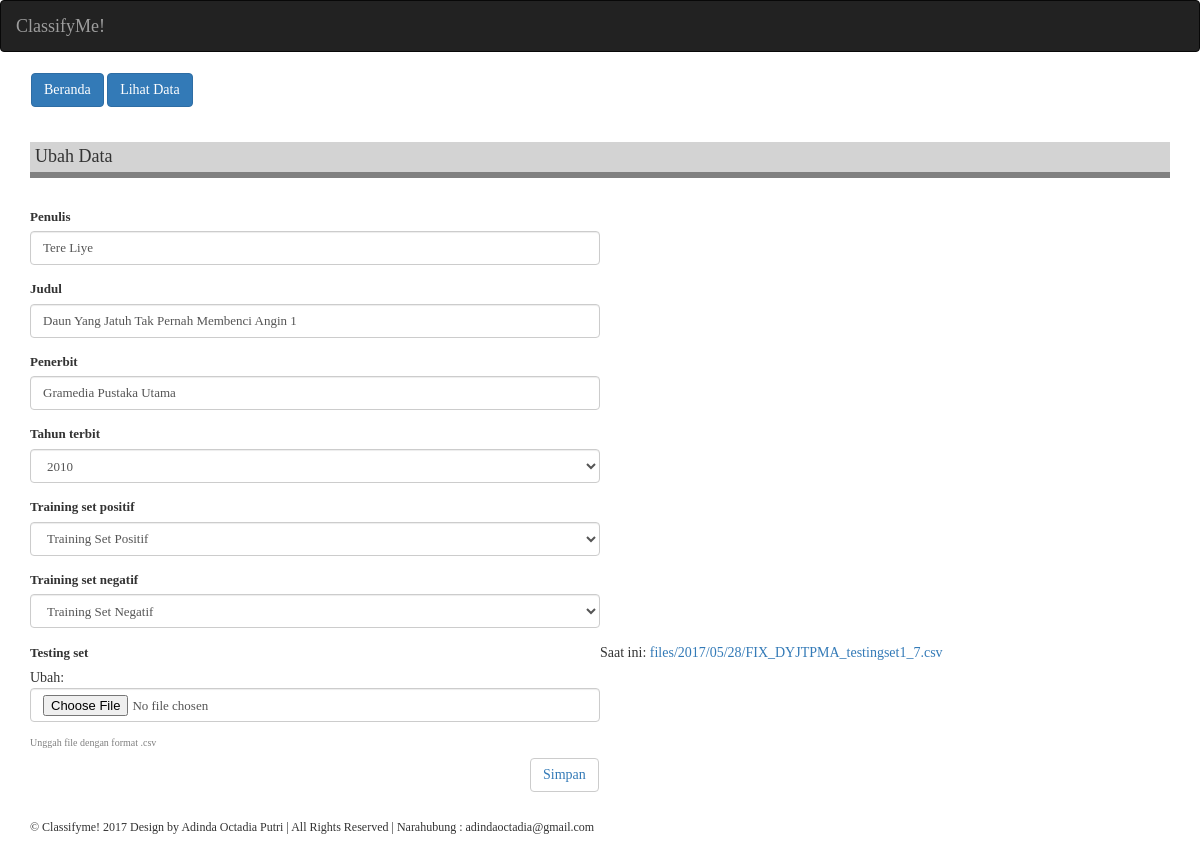
Page /classifyme/input/data/41/edit/ on the committed database.
### classifyme/models.py (models this page shows, shortened)
class Buku(models.Model):
    tahun_choices = []
    for y in range(1990, (datetime.datetime.now().year+5)):
        tahun_choices.append((y, y))
    penulis = models.CharField(max_length=20)
    judul = models.CharField(max_length=100)
    penerbit = models.CharField(max_length=30)
    tahun_terbit = models.IntegerField(choices=tahun_choices, default=datetime.datetime.now().year)
    training_set_positif = models.ForeignKey(TrainingSetPos, null=True)
    training_set_negatif = models.ForeignKey(TrainingSetNeg, null=True)
    testing_set = models.FileField(null=True, upload_to='files/%Y/%m/%d/', validators=[validate_file_extension])
    priors_pos = models.FloatField(blank=True, null=True)
    priors_neg = models.FloatField(blank=True, null=True)
    hasil_pos = models.FloatField(blank=True, null=True)
    hasil_neg = models.FloatField(blank=True, null=True)
    hasil_klasifikasi = models.CharField(max_length=20, blank=True, null=True)

### classifyme/views.py (the view)
# urls.py: url(r'^classifyme/input/data/(?P<buku_id>\d+)/edit/$', views.edit_data, name='edit_data'),
def edit_data(request, buku_id):
    buku = get_object_or_404(Buku, id=buku_id)
    if request.method == 'POST':
        form = BukuForm(request.POST, request.FILES, instance=buku)
        if form.is_valid():
            buku.save()
            return HttpResponseRedirect(reverse('classifyme:data',))
    else:
        form = BukuForm(instance=buku)
    return render(request, 'classifyme/edit.html', {'form': form})

### classifyme/forms.py
class BukuForm(forms.ModelForm):
    class Meta:
        model = Buku
        fields = ('penulis', 'judul', 'penerbit', 'tahun_terbit', 'training_set_positif', 'training_set_negatif', 'testing_set')

### classifyme/models.py (called while the page is built)
    def __str__(self):
        return self.nama

    def __str__(self):
        return self.nama

### templates/classifyme/edit.html
{% extends 'classifyme/base.html' %}
{% load bootstrap3 %}
{% block content %}
<div class="content container">
  <div class="row">
    <div class="col-md-12">
      <div class="navbar">
        <a href="{% url 'classifyme:home' %}" button type="button" class="btn btn-primary">Beranda</a>
        <a href="{% url 'classifyme:data' %}" button type="button" class="btn btn-primary">Lihat Data</a>
      </div>
      <h4 style="border-bottom: 6px solid grey; background-color: lightgrey; padding: 5px;">Ubah Data</h4><br>
      <form method="POST" enctype="multipart/form-data" class="buku-form">{% csrf_token %}
        {% bootstrap_form form %}
        <h6 style="font-size: 10px; color: grey;">Unggah file dengan format .csv</h5>
        <button type="submit" class="save btn btn-default" style="margin-left: 500px"><a href="{% url 'classifyme:data' %}">Simpan</a></button>
        <br><br><br>
      </form>
    </div>
  </div>
</div>
{% endblock %}

### static/classifyme.css (style rules this page uses)
body { font-family: "Lobster", cursive; margin: 0; width: 100%; height: 100%; }
.buku-form label, .buku-form input, .buku-form select { width: 50%; font-size: 13px; margin-left: 0px; }

### rows in the picture
Buku: penulis "Tere Liye", judul "Daun Yang Jatuh Tak Pernah Membenci Angin 1", penerbit "Gramedia Pustaka Utama", tahun_terbit "2010", training_set_positif "Training Set Positif", training_set_negatif "Training Set Negatif"
